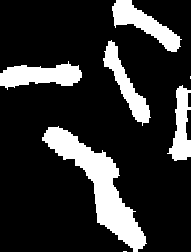
#> input picture scripts/image.png, 191 x 252 px
$ python seg2.py
#> lines starting #> are read from the running program, lines starting #| are printed output that depends on the picture; after the words box and inside, x2 and y2 are one past the last pixel; in counts of white or black regions, pixels touching at a corner belong together
import cv2
import numpy as np

def main():
    image = cv2.imread('image.png')
#> image is the input picture: shape (252, 191, 3); 18.3% white; 7 white regions (2 under 20 px), largest, box (x1, y1, x2, y2) and area: (42, 126, 147, 252) 3790, (0, 61, 82, 90) 1439, (112, 0, 182, 52) 1361, (103, 40, 151, 126) 1212, (167, 85, 191, 161) 993
    image = cv2.blur(image,(3,3))
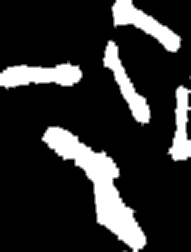
#> image: shape (252, 191, 3); min 0, max 255, mean 46.6

    # パラメータ
    height, width, channels= image.shape[:3]
#> height = 252; width = 191; channels = 3
    num_iterations = 5
    prior = 2
    double_step = True
    num_superpixels = 700
    num_levels = 4
    num_histogram_bins = 5

    # スーパーピクセルSEEDSの生成
    seeds = cv2.ximgproc.createSuperpixelSEEDS(width, height, channels, num_superpixels,
            num_levels, prior, num_histogram_bins, double_step)

    converted = cv2.cvtColor(image, cv2.COLOR_BGR2HSV_FULL)
#> converted: shape (252, 191, 3); mean H, S, V 0, 0, 46.6

    # 画像のスーパーピクセルSEEDSを計算
    seeds.iterate(converted, num_iterations)

    # スーパーピクセルセグメンテーションの境界を取得
    contour_mask = seeds.getLabelContourMask(False)
    result = image.copy()
    result[0 < contour_mask] = (0, 255, 255)
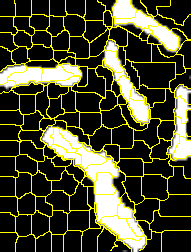
#> result: shape (252, 191, 3); 13.13% of pixels changed, all inside (x1, y1, x2, y2) = (0, 0, 191, 252)

    # 画像表示
    cv2.imshow('SEEDS result', result)
    cv2.waitKey(0)

if __name__ == '__main__':
    main()
